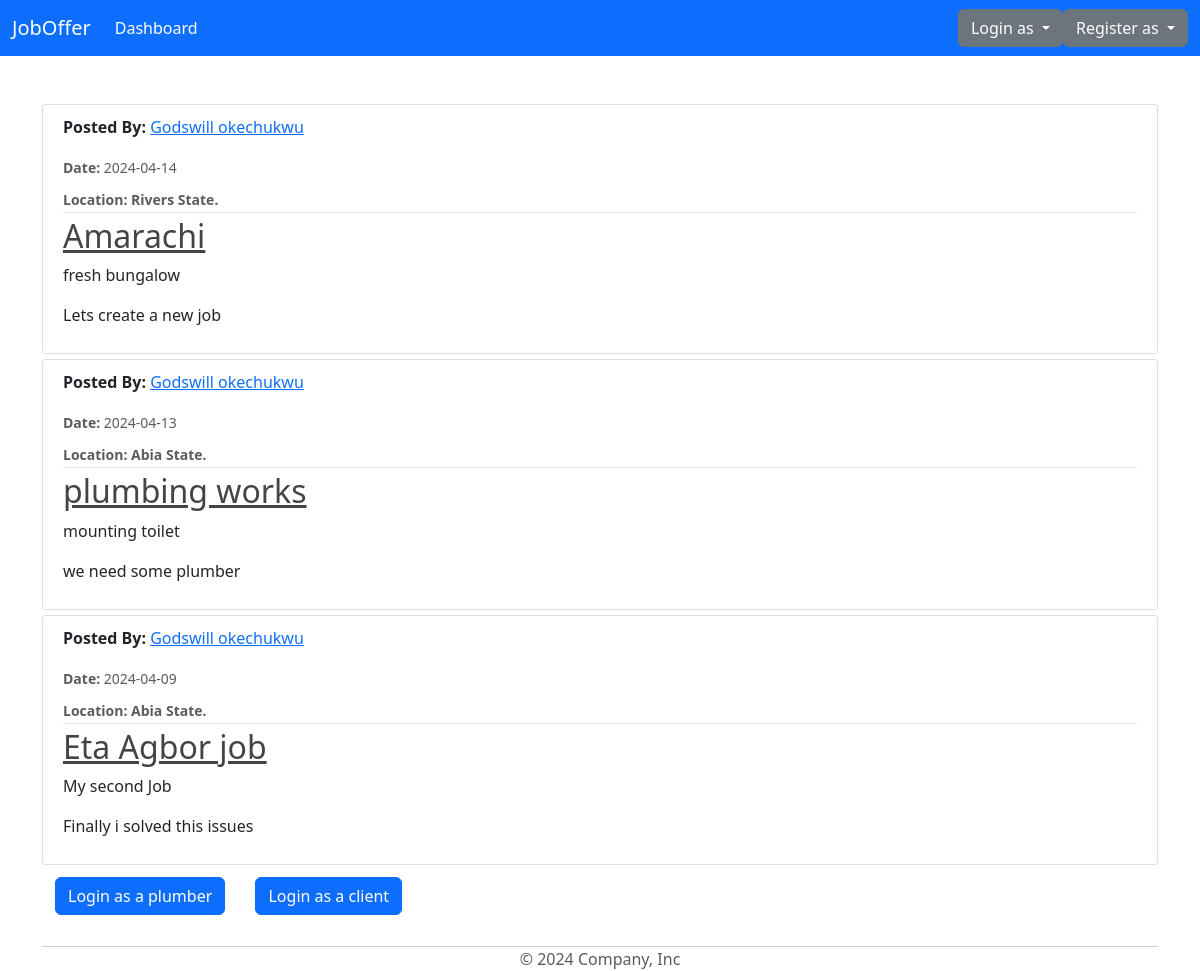
Page /home on the earlier database version.
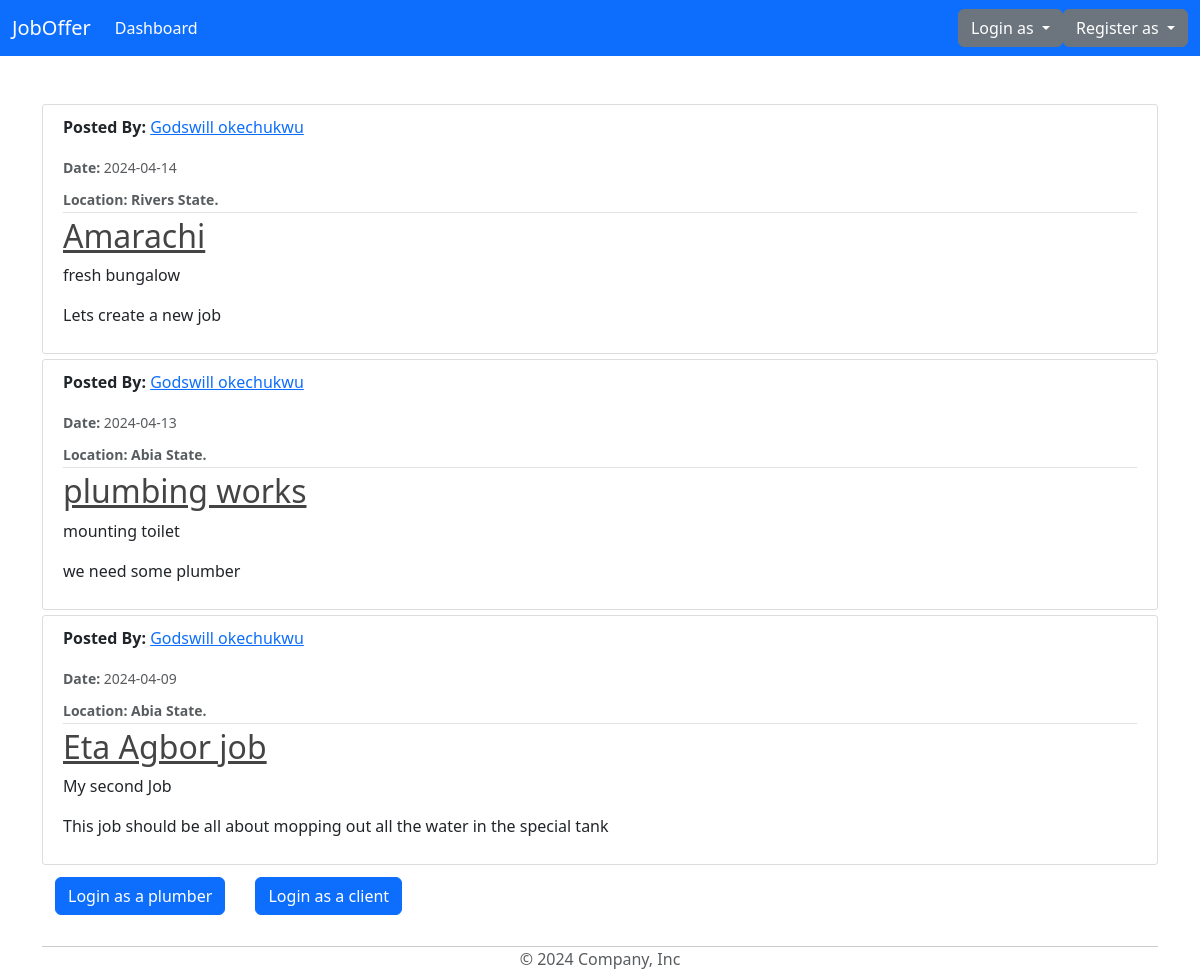
Same page on the later database version.
### model/base.py (models this page shows, shortened)
class Job(Base):
    __tablename__ = 'jobs'
    id = Column(Integer, primary_key=True)
    job_title = Column(String(50), nullable=False)
    job_description = Column(String(100), nullable=False)
    completed = Column(Boolean, default=False)
    content = Column(String(1000), nullable=False)
    date_posted = Column(DateTime, nullable=False, default=datetime.utcnow)
    location = Column(String(100), nullable=False)
    client_id = Column(Integer, ForeignKey('clients.id'))

class BaseUser(Base, UserMixin):
    id = Column(Integer, primary_key=True)
    username = Column(String(80), unique=True, nullable=False)
    email = Column(String(120), unique=True, nullable=False)
    image_file = Column(String(20), nullable=False, default='default.jpg')
    password = Column(String(60), nullable=False)
    date_joined = Column(DateTime, nullable=False, default=datetime.utcnow)
    phone = Column(String(14), unique=True, nullable=False)
    state = Column(String(20), nullable=False)

### model/main/routes.py (the view)
@main.route("/")
@main.route("/home")
def home():
    jobs = Job.query.order_by(Job.date_posted.desc()).all()  # Ordering jobs by date_posted descending
    return render_template('home.html', jobs=jobs)

### model/templates/home.html
{% extends "layout.html" %}
{% block content %}
<link rel="stylesheet" type="text/css" href="{{ url_for('static', filename='main.css') }}">
    {% for job in jobs %}
        <article class="media content-section">
          <div class="media-body">
            <div class="article-metadata">
              <p><strong>Posted By: </strong><a class="mr-2" href="#">{{ job.clients.username }}</a></p>
              <small class="text-muted"><strong>Date: </strong>{{ job.date_posted.strftime('%Y-%m-%d') }}</small>
              <div class="mt-2">
                <small class="text-muted"><strong>Location: {{ job.location }} State.</strong></small>
              </div>
            </div>
            <h2><a class="article-title" href="{{ url_for('job_route.job', job_id=job.id) }}">{{ job.job_title }}</a></h2>
            <p class="article-content">{{ job.job_description }}</p>
            <p class="article-content">{{ job.content }}</p>
          </div>
        </article>
    {% endfor %}
        <div class="btn">
          <a class="btn btn-primary" href="{{ url_for('plums.login') }}">Login as a plumber</a>
        </div>
        <div class="btn">
          <a class="btn btn-primary" href="{{ url_for('client_s.login') }}">Login as a client</a>
        </div>
{% endblock content %}

Differences in the rows shown:
changed Job "Eta Agbor job": content "Finally i solved this issues" → "This job should be all about mopping out all the water in the special tank"
